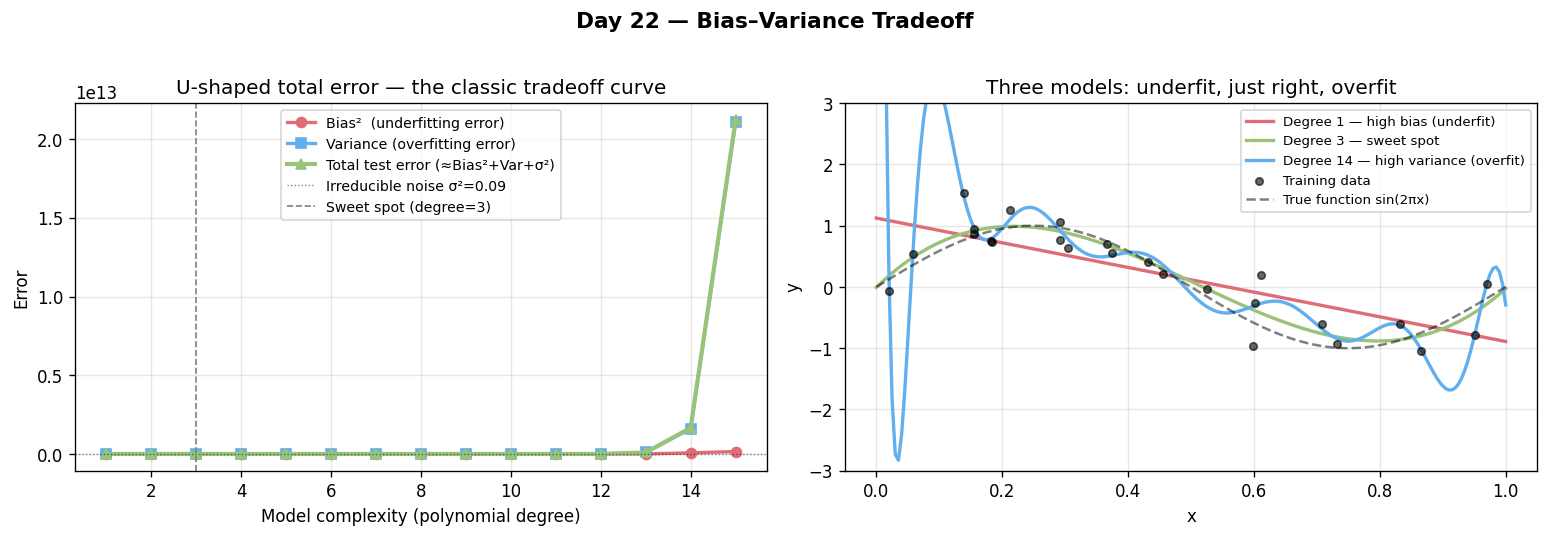

Write Python code to recreate this figure.
import numpy as np
import matplotlib.pyplot as plt

# Classic bias-variance tradeoff curve (polynomial fitting on noisy data)
np.random.seed(42)

def true_fn(x): return np.sin(2 * np.pi * x)

N_train = 25
x_train = np.sort(np.random.rand(N_train))
y_train = true_fn(x_train) + 0.3 * np.random.randn(N_train)

x_test = np.linspace(0, 1, 200)
y_test = true_fn(x_test)

degrees = list(range(1, 16))
bias2_list, var_list, total_list = [], [], []
n_trials = 50

for d in degrees:
    preds = []
    for _ in range(n_trials):
        idx = np.random.choice(N_train, N_train, replace=True)
        x_b = x_train[idx]; y_b = y_train[idx]
        coef = np.polyfit(x_b, y_b, d)
        p = np.polyval(coef, x_test)
        preds.append(p)
    preds = np.array(preds)
    mean_pred = preds.mean(0)
    bias2 = np.mean((mean_pred - y_test)**2)
    var   = np.mean(preds.var(0))
    bias2_list.append(bias2)
    var_list.append(var)
    total_list.append(bias2 + var + 0.09)   # add irreducible noise floor

fig, axes = plt.subplots(1, 2, figsize=(13, 4.5))
fig.suptitle("Day 22 — Bias–Variance Tradeoff", fontsize=13, fontweight="bold")

ax = axes[0]
ax.plot(degrees, bias2_list, "o-", color="#e06c75", linewidth=2, label="Bias²  (underfitting error)")
ax.plot(degrees, var_list,   "s-", color="#61afef", linewidth=2, label="Variance (overfitting error)")
ax.plot(degrees, total_list, "^-", color="#98c379", linewidth=2.5, label="Total test error (≈Bias²+Var+σ²)")
ax.axhline(0.09, color="k", linewidth=0.8, linestyle=":", alpha=0.5, label="Irreducible noise σ²=0.09")
best_d = degrees[np.argmin(total_list)]
ax.axvline(best_d, color="grey", linewidth=1, linestyle="--", label=f"Sweet spot (degree={best_d})")
ax.set_xlabel("Model complexity (polynomial degree)")
ax.set_ylabel("Error")
ax.set_title("U-shaped total error — the classic tradeoff curve")
ax.legend(fontsize=8.5); ax.grid(True, alpha=0.3)

ax2 = axes[1]
for d, color, label in [(1, "#e06c75", "Degree 1 — high bias (underfit)"),
                         (best_d, "#98c379", f"Degree {best_d} — sweet spot"),
                         (14, "#61afef", "Degree 14 — high variance (overfit)")]:
    coef = np.polyfit(x_train, y_train, d)
    ax2.plot(x_test, np.polyval(coef, x_test), linewidth=2, label=label, color=color)
ax2.scatter(x_train, y_train, color="k", s=20, zorder=5, alpha=0.6, label="Training data")
ax2.plot(x_test, y_test, "k--", linewidth=1.5, alpha=0.5, label="True function sin(2πx)")
ax2.set_xlabel("x"); ax2.set_ylabel("y")
ax2.set_title("Three models: underfit, just right, overfit")
ax2.legend(fontsize=8); ax2.grid(True, alpha=0.3)
ax2.set_ylim(-3, 3)

plt.tight_layout()
plt.savefig("graph_DAY_22.png", dpi=120, bbox_inches="tight")
print("graph_DAY_22.png saved")
